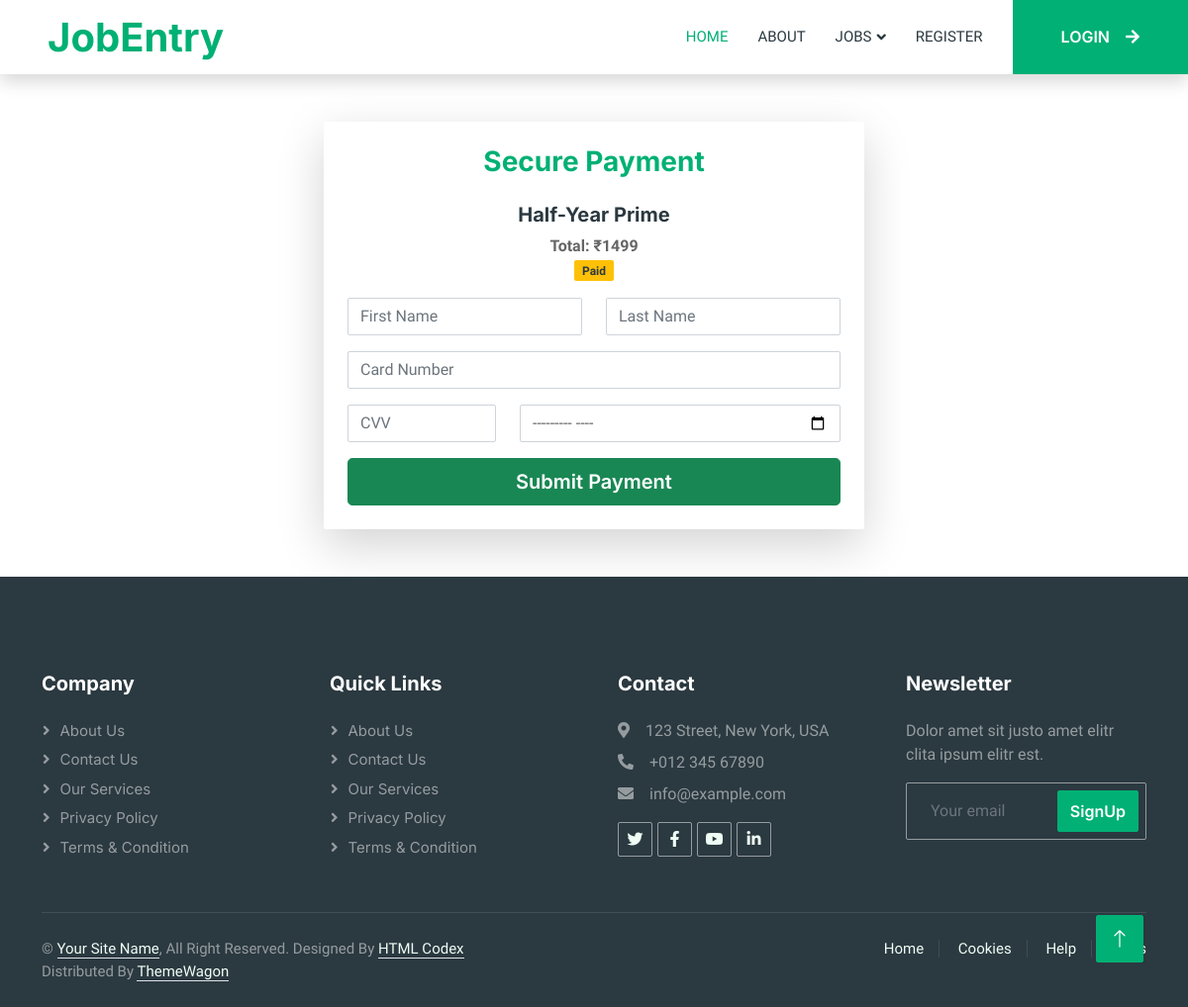
The page /Guest/paymentmainc.php?cid=26 on the database its author committed.
### tables this page shows
CREATE TABLE `tbl_paymentplanc` (
  `payid` int(11) NOT NULL,
  `plan_id` int(11) NOT NULL,
  `companyid` int(11) NOT NULL,
  `amount` int(11) NOT NULL,
  `status` varchar(30) NOT NULL,
  `renewaldate` date NOT NULL,
  `regdate` date NOT NULL
);

CREATE TABLE `tbl_plan` (
  `plan_id` int(11) NOT NULL,
  `plan_name` varchar(40) NOT NULL,
  `amount` int(11) NOT NULL,
  `duration` int(11) NOT NULL
);

### dboperation.php (called while the page is built, shortened)
<?php
class dboperation
{
    public $con,$res;
    function __construct()
    {
        $this->con=mysqli_connect("localhost","root","","db_jobportalfinal");
    }
    public function executequery($sql)
    {
        $this->res=mysqli_query($this->con,$sql);
        return $this->res;
    }
}
?>

### Guest/paymentmainc.php (the view, shortened to what this page needs)
<?php include("header.php"); ?>
<?php
include_once("../dboperation.php");
$obj = new dboperation();
$comid = $_GET["cid"];
$sql = "SELECT p.payid, p.amount, p.status, pl.plan_name, pl.plan_id, pl.duration
        FROM tbl_paymentplanc p
        INNER JOIN tbl_plan pl ON p.plan_id = pl.plan_id
        WHERE p.companyid='$comid'";
$res = $obj->executequery($sql);
$row = mysqli_fetch_array($res);
?>
<div class="container my-5">
    <div class="row justify-content-center">
        <div class="col-md-6">
            <div class="card shadow-lg border-0">
                <div class="card-body p-4">
                    <h3 class="text-center text-primary mb-4">Secure Payment</h3>
                    <div class="text-center mb-3">
                        <h5><?php echo $row['plan_name']; ?></h5>
                        <p>
                            <strong>Total: ₹<?php echo $row['amount']; ?></strong><br>
                            <span class="badge bg-warning text-dark"><?php echo $row['status']; ?></span>
                        </p>
                    </div>
                    <form action="" method="post">
                        <div class="row mb-3">
                            <div class="col">
                                <input type="text" class="form-control" name="fname" placeholder="First Name" required>
                            </div>
                            <div class="col">
                                <input type="text" class="form-control" name="lname" placeholder="Last Name" required>
                            </div>
                        </div>
                        <div class="mb-3">
                            <input type="text" class="form-control" name="cardnumber" placeholder="Card Number" maxlength="16" required>
                        </div>
                        <div class="row mb-3">
                            <div class="col-4">
                                <input type="password" class="form-control" name="cvv" placeholder="CVV" maxlength="3" required>
                            </div>
                            <div class="col-8">
                                <input type="month" class="form-control" name="expiry" required>
                            </div>
                        </div>
                        <div class="d-grid">
                            <button type="submit" name="pay" class="btn btn-success btn-lg">Submit Payment</button>
                        </div>
                    </form>
                </div>
            </div>
        </div>
    </div>
</div>
<?php include("footer.php"); ?>

### Guest/css/style.css (style rules this page uses)
:root { --primary: #00B074; --secondary: #2B9BFF; --light: #EFFDF5; --dark: #2B3940; }
.btn { font-family: 'Inter', sans-serif; font-weight: 600; transition: .5s; }

### rows shown on the page
tbl_paymentplanc: plan.plan_name "Half-Year Prime", amount "1499", status "Paid"
